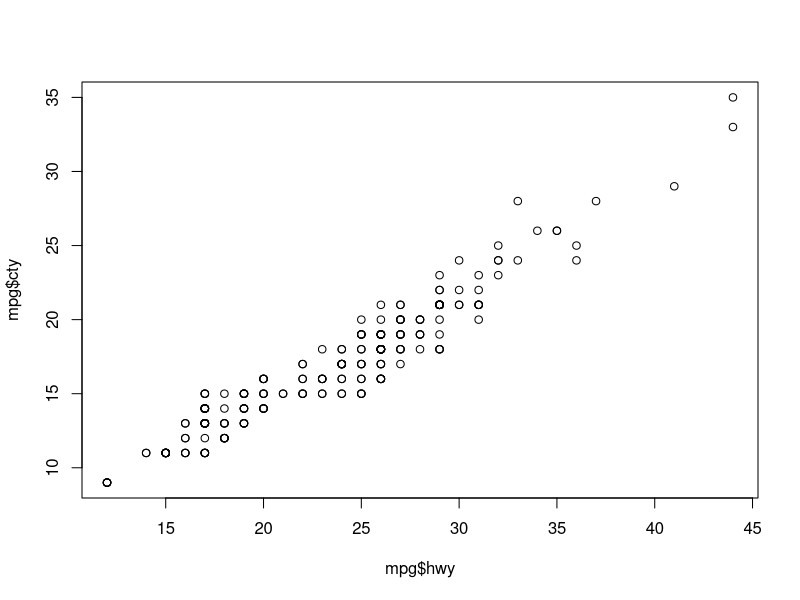
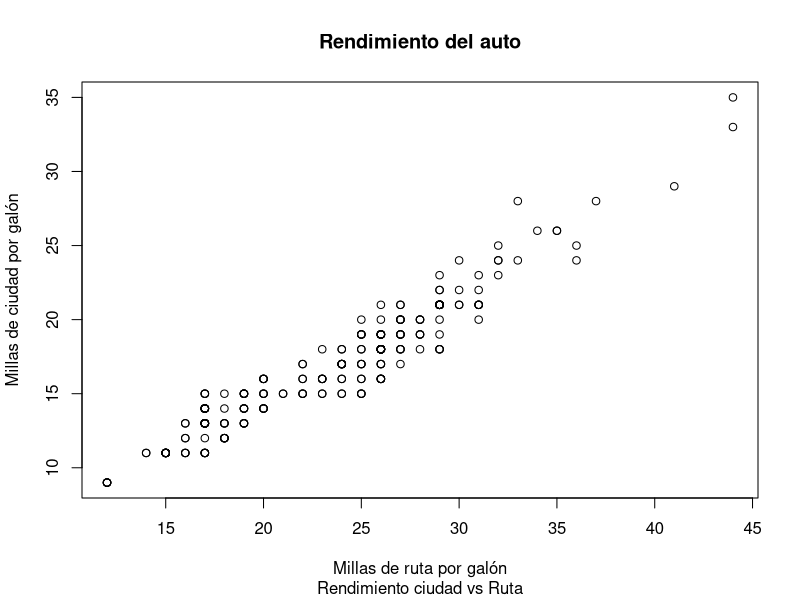
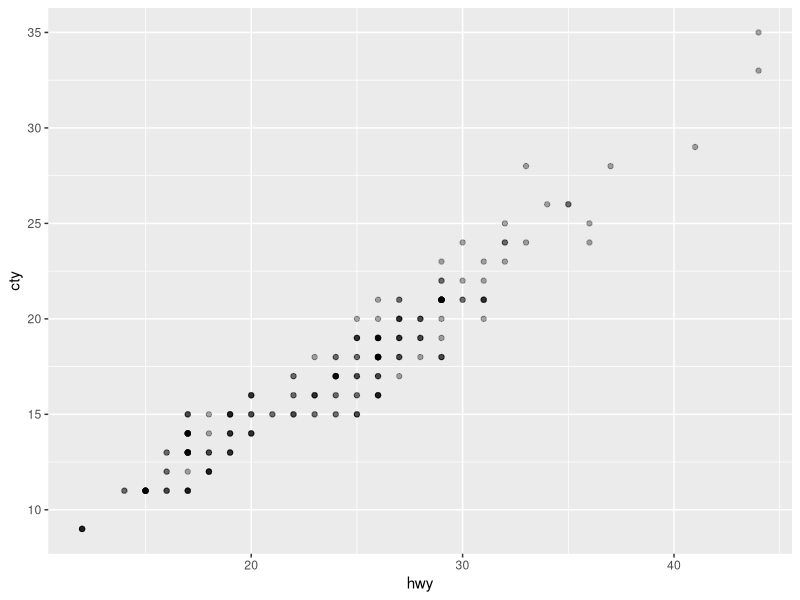
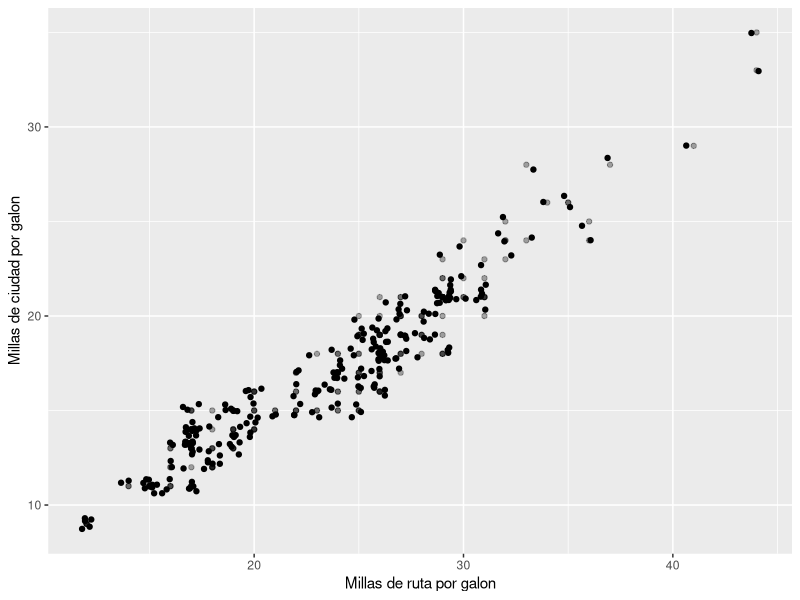
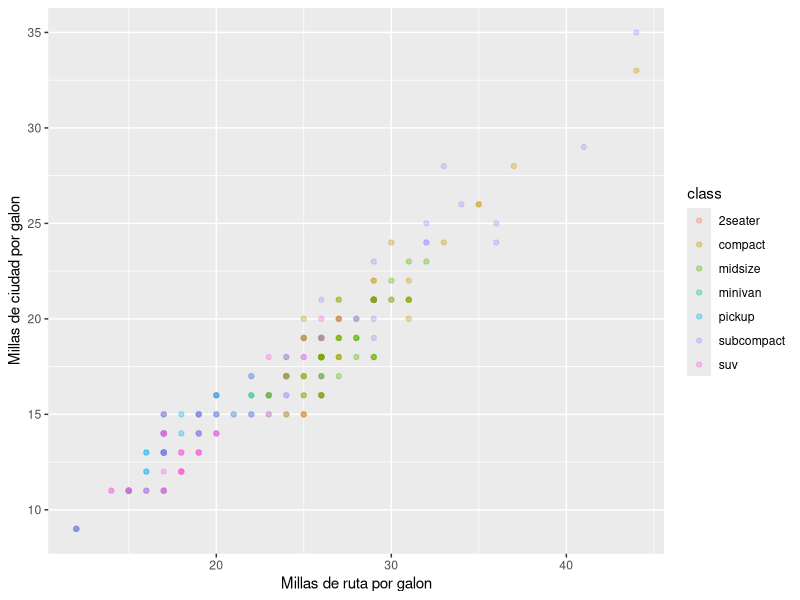
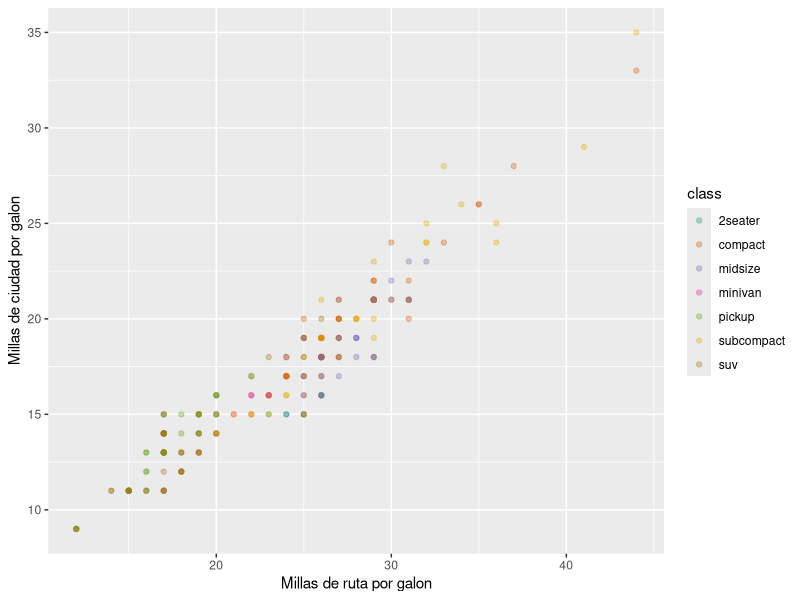
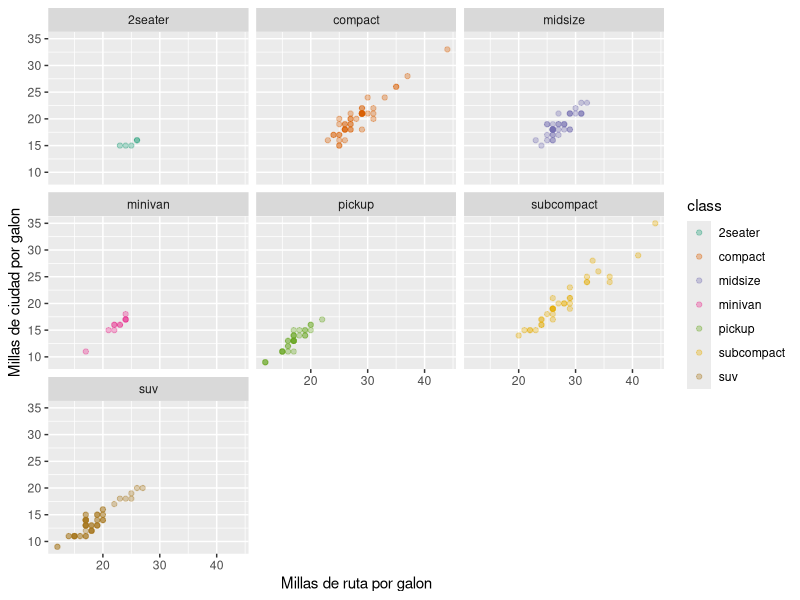

Generate these figures, in order, with R:
## ---- chunk 1
knitr::opts_chunk$set(echo = TRUE)
## ---- chunk 2
library("ggplot2")

plot(mpg$hwy, mpg$cty)

## ---- chunk 3
library ("ggplot2")

plot(mpg$hwy, mpg$cty, main = "Rendimiento del auto",xlab = "Millas de ruta por galón", ylab = "Millas de ciudad por galón", sub = "Rendimiento ciudad vs Ruta")

## ---- chunk 4

ggplot(mpg, aes(x = hwy, y = cty) )+
 geom_point(alpha = 1 / 3)

## ---- chunk 5

ggplot(mpg, aes(x = hwy, y = cty) )+
 geom_point(alpha = 1 / 3)+
  labs(x = "Millas de ruta por galon", y = "Millas de ciudad por galon")+
   geom_jitter()

## ---- chunk 6
ggplot(mpg, aes(x = hwy, y = cty, colour = class))+
 geom_point(alpha = 1 / 3)+
  labs(x = "Millas de ruta por galon", y = "Millas de ciudad por galon")

## ---- chunk 7
ggplot(mpg, aes(x = hwy, y = cty, colour = class))+
 geom_point(alpha = 1 / 3)+
  labs(x = "Millas de ruta por galon", y = "Millas de ciudad por galon")+
   scale_colour_brewer(palette = "Dark2")
## ---- chunk 8
ggplot(mpg, aes(x = hwy, y = cty, colour = class))+
 geom_point(alpha = 1 / 3)+
  labs(x = "Millas de ruta por galon", y = "Millas de ciudad por galon")+
 scale_colour_brewer(palette = "Dark2")+
 facet_wrap(vars(class))
